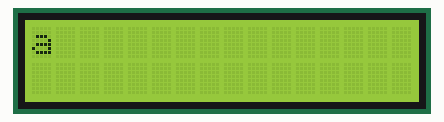
Simulated run of this sketch. Board: Arduino Uno, built with avr-gcc and run on an emulated ATmega328P. Parts: 16×2 character LCD.

Above: at 0.51 s.
At 1.42 s:
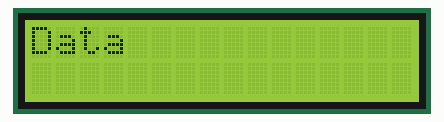
At 2.33 s:
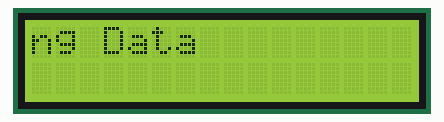
At 4.44 s:
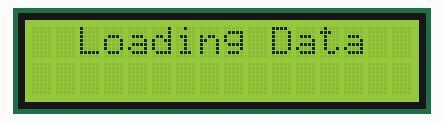
At 6.56 s:
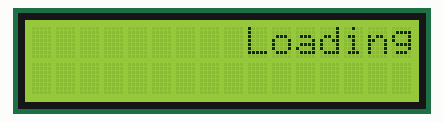
At 8.6 s:
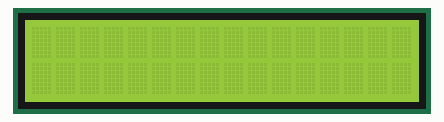

The sketch:

code.ino
```cpp
#include <LiquidCrystal.h>
#include <string.h>

// LCD pins: RS, E, D4, D5, D6, D7
LiquidCrystal lcd(12, 11, 5, 4, 3, 2);

// Padded with spaces so the text scrolls in and out of view
char text[] = "                Loading Data                ";
int scrollIndex;   // Start position of the 16-character window

void setup() {

  lcd.begin(16, 2);

  // Start the window at the end of the text
  scrollIndex = strlen(text) - 16;
}

void loop() {

  lcd.setCursor(0, 0);

  // Print the current 16-character window
  for (int i = 0; i < 16; i++) {
    lcd.print(text[scrollIndex + i]);
  }

  // Move the window left, so the text appears to scroll right
  scrollIndex--;

  // Wrap around to the end when we reach the start
  if (scrollIndex < 0) {
    scrollIndex = strlen(text) - 16;
  }

  delay(300);   // Scroll speed
}
```

Measured:
- by itself, everything shown: repeats every 8.8 s, in 28 steps
- what the display in image 5 shows lasts 0.6 s, from 8.5 s to 9.1 s
